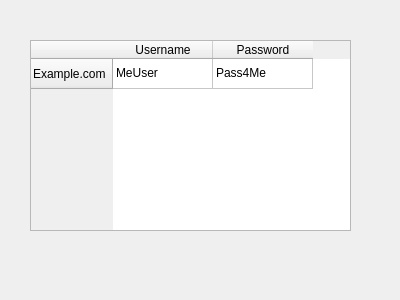
<?xml version="1.0" encoding="UTF-8"?>
<ui version="4.0">
 <class>Logins</class>
 <widget class="QWidget" name="Logins">
  <property name="geometry">
   <rect>
    <x>0</x>
    <y>0</y>
    <width>400</width>
    <height>300</height>
   </rect>
  </property>
  <property name="windowTitle">
   <string>Form</string>
  </property>
  <widget class="QTableWidget" name="tableWidget">
   <property name="geometry">
    <rect>
     <x>30</x>
     <y>40</y>
     <width>321</width>
     <height>191</height>
    </rect>
   </property>
   <row>
    <property name="text">
     <string>Example.com</string>
    </property>
   </row>
   <column>
    <property name="text">
     <string>Username</string>
    </property>
   </column>
   <column>
    <property name="text">
     <string>Password</string>
    </property>
   </column>
   <item row="0" column="0">
    <property name="text">
     <string>MeUser</string>
    </property>
   </item>
   <item row="0" column="1">
    <property name="text">
     <string>Pass4Me</string>
    </property>
   </item>
  </widget>
 </widget>
 <resources/>
 <connections/>
</ui>
